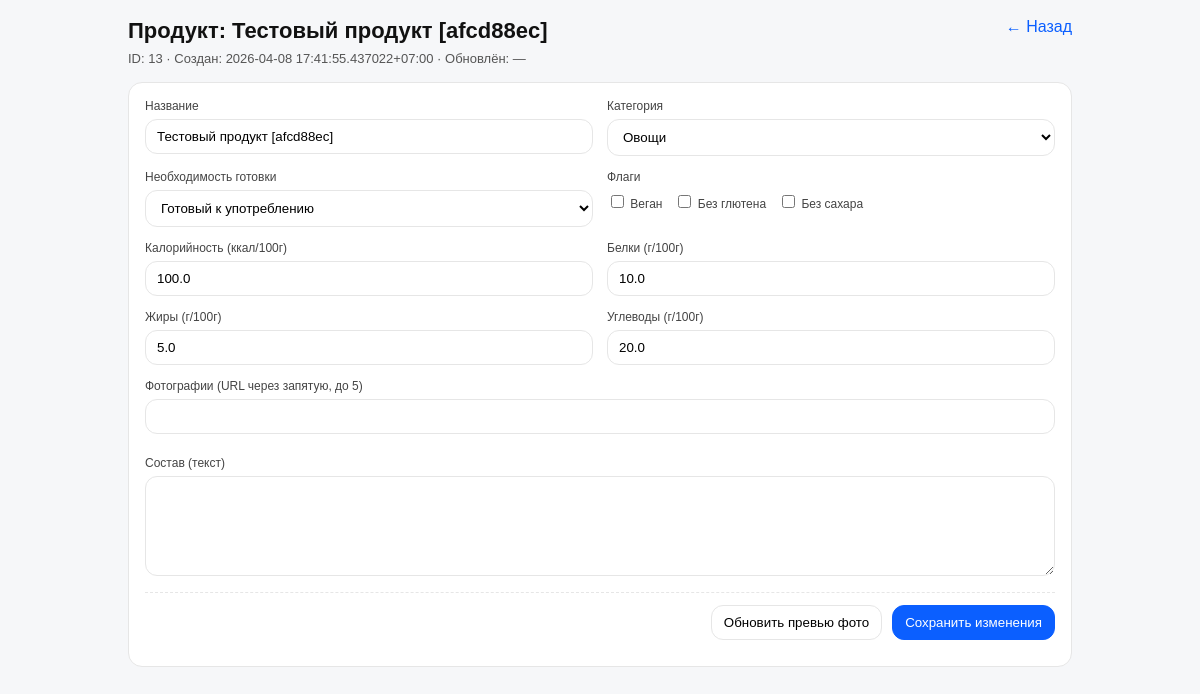
Screenshot of /products/13 with the database file from the repository.
### app/models.py (models this page shows)
class Product(Base):
    __tablename__ = "products"
    id: Mapped[int] = mapped_column(Integer, primary_key=True, index=True)
    name: Mapped[str] = mapped_column(String(255), nullable=False, index=True)
    photos: Mapped[Optional[str]] = mapped_column(Text, nullable=True)
    calories: Mapped[float] = mapped_column(Float, nullable=False)
    proteins: Mapped[float] = mapped_column(Float, nullable=False)
    fats: Mapped[float] = mapped_column(Float, nullable=False)
    carbs: Mapped[float] = mapped_column(Float, nullable=False)
    composition: Mapped[Optional[str]] = mapped_column(Text, nullable=True)
    category: Mapped[str] = mapped_column(String(64), nullable=False, index=True)
    cooking_requirement: Mapped[str] = mapped_column(String(64), nullable=False, index=True)
    is_vegan: Mapped[bool] = mapped_column(Boolean, nullable=False, default=False)
    is_gluten_free: Mapped[bool] = mapped_column(Boolean, nullable=False, default=False)
    is_sugar_free: Mapped[bool] = mapped_column(Boolean, nullable=False, default=False)
    created_at: Mapped[datetime] = mapped_column(DateTime, nullable=False, default=datetime.utcnow)
    updated_at: Mapped[Optional[datetime]] = mapped_column(DateTime, nullable=True)
    dish_ingredients = relationship("DishIngredient", back_populates="product")

### app/main.py (the view)
@app.get("/products/{product_id}", response_class=HTMLResponse)
def product_detail(request: Request, product_id: int, db: Session = Depends(get_db)):
    product = db.get(models.Product, product_id)
    if not product:
        raise HTTPException(status_code=404, detail="Продукт не найден")
    product_dict = {
        **product.__dict__,
        "photos": services.deserialize_photos(product.photos),
        "created_at": services.to_utc7(product.created_at),
        "updated_at": services.to_utc7(product.updated_at),
    }
    return templates.TemplateResponse(
        "product_detail.html",
        {
            "request": request,
            "product": product_dict,
            "product_categories": schemas.PRODUCT_CATEGORIES,
            "cooking_requirements": schemas.COOKING_REQUIREMENTS,
        },
    )

### app/templates/product_detail.html (shortened to what this page needs)
<!doctype html>
<html lang="ru">
<head>
</head>
<body>
  <div class="topbar">
    <div>
      <div class="title">Продукт: {{ product.name }}</div>
      <div class="muted">
        ID: {{ product.id }} · Создан: <span id="created-at">{{ product.created_at }}</span>
        · Обновлён: <span id="updated-at">{{ product.updated_at or "—" }}</span>
      </div>
    </div>
    <div><a href="/">← Назад</a></div>
  </div>
  <div class="card">
    <form id="product-form" data-product-id="{{ product.id }}">
      <div class="grid">
        <div class="field">
          <label for="name">Название</label>
          <input id="name" value="{{ product.name }}" minlength="2" required />
        </div>
        <div class="field">
          <label for="category">Категория</label>
          <select id="category" required>
            {% for c in product_categories %}
              <option value="{{ c }}" {% if product.category == c %}selected{% endif %}>{{ c }}</option>
            {% endfor %}
          </select>
        </div>
        <div class="field">
          <label for="cooking">Необходимость готовки</label>
          <select id="cooking" required>
            {% for c in cooking_requirements %}
              <option value="{{ c }}" {% if product.cooking_requirement == c %}selected{% endif %}>{{ c }}</option>
            {% endfor %}
          </select>
        </div>
        <div class="field">
          <label>Флаги</label>
          <div class="flags">
            <label class="flag"><input type="checkbox" id="is_vegan" {% if product.is_vegan %}checked{% endif %}/> Веган</label>
            <label class="flag"><input type="checkbox" id="is_gluten_free" {% if product.is_gluten_free %}checked{% endif %}/> Без глютена</label>
            <label class="flag"><input type="checkbox" id="is_sugar_free" {% if product.is_sugar_free %}checked{% endif %}/> Без сахара</label>
          </div>
        </div>
        <div class="field">
          <label for="calories">Калорийность (ккал/100г)</label>
          <input id="calories" type="number" step="0.01" min="0" value="{{ product.calories }}" required />
        </div>
        <div class="field">
          <label for="proteins">Белки (г/100г)</label>
          <input id="proteins" type="number" step="0.01" min="0" value="{{ product.proteins }}" required />
        </div>
        <div class="field">
          <label for="fats">Жиры (г/100г)</label>
          <input id="fats" type="number" step="0.01" min="0" value="{{ product.fats }}" required />
        </div>
        <div class="field">
          <label for="carbs">Углеводы (г/100г)</label>
          <input id="carbs" type="number" step="0.01" min="0" value="{{ product.carbs }}" required />
        </div>
        <div class="field" style="grid-column: 1 / -1;">
          <label for="photos">Фотографии (URL через запятую, до 5)</label>
          <input id="photos" value="{{ product.photos | join(', ') }}" />
        </div>
        <div class="field" style="grid-column: 1 / -1;">
          <label for="composition">Состав (текст)</label>
          <textarea id="composition">{{ product.composition or "" }}</textarea>
        </div>
      </div>
      <div class="actions">
        <button type="button" id="preview-photos">Обновить превью фото</button>
        <button type="submit" class="primary">Сохранить изменения</button>
      </div>
    </form>
  </div>
</body>
</html>

### app/templates/product_detail.html (style rules this page uses)
:root { --bg: #f6f7f9; --card: #fff; --text: #111; --muted: #555; --border: #e6e6e6; --accent: #0b5fff; --radius: 14px; }
* { box-sizing: border-box; }
body { font-family: sans-serif; margin: 0; padding: 18px; background: var(--bg); color: var(--text); max-width: 980px; margin-left: auto; margin-right: auto; }
a { color: #0b5fff; text-decoration: none; }
.card { background: var(--card); border: 1px solid var(--border); border-radius: var(--radius); padding: 16px; }
.topbar { display:flex; align-items:flex-start; justify-content: space-between; gap: 14px; margin-bottom: 14px; }
.title { font-size: 22px; font-weight: 700; line-height: 1.2; }
.muted { color: var(--muted); font-size: 13px; margin-top: 6px; line-height: 1.35; }
.grid { display:grid; grid-template-columns: 1fr 1fr; column-gap: 14px; row-gap: 14px; }
.field { display:flex; flex-direction: column; gap: 6px; min-width: 0; }
.field label { display:block; font-size: 12px; color:#444; margin: 0; }
.field input, .field select, .field textarea { width: 100%; padding: 9px 11px; border-radius: 12px; border: 1px solid var(--border); background: #fff; }
.field textarea { min-height: 100px; resize: vertical; }
.flags { display:flex; gap: 12px; flex-wrap: wrap; padding-top: 2px; }
.flag { display:inline-flex; align-items:center; gap: 8px; }
.flag input { width: auto; }
.actions { display:flex; gap: 10px; align-items:center; justify-content: flex-end; margin-top: 16px; flex-wrap: wrap; padding-top: 12px; border-top: 1px dashed var(--border); }
button { padding: 9px 12px; border-radius: 12px; border: 1px solid var(--border); background: #fff; cursor: pointer; }
button.primary { background: var(--accent); border-color: var(--accent); color: white; }

### rows the page displays
Product: name "Тестовый продукт [afcd88ec]", category "Овощи", cooking_requirement "Готовый к употреблению", calories "100.0", proteins "10.0", fats "5.0", carbs "20.0"

### other values shown
{{ product.id }} "13"
{{ product.created_at }} "2026-04-08 17:41:55.437022+07:00"
{{ product.updated_at or "—" }} "—"
